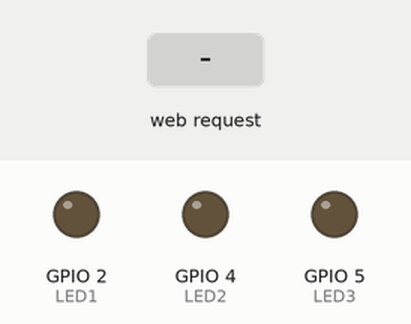
This sketch was run on a simulated ESP32. Parts: output pins drawn as LEDs (lit = HIGH). The test bench sets the inputs (shaded band). What the sketch prints to the serial monitor is not drawn.

Above: at 1.2 s.
1.3 s: HTTP request GET /set?b1=1 received
At 2.5 s:
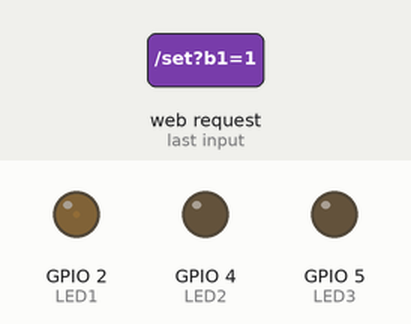
2.8 s: HTTP request GET /set?b1=120 received
At 3.6 s:
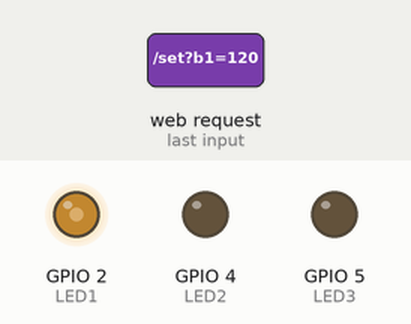
4.3 s: HTTP request GET /set?b2=1 received
At 4.8 s:
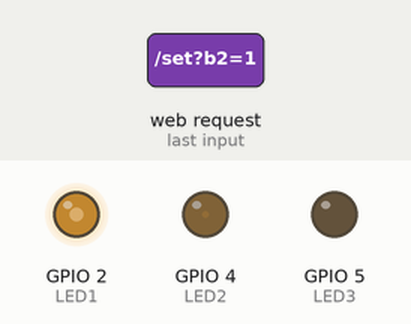
5.8 s: HTTP request GET /set?b1=0 received
At 7.0 s:
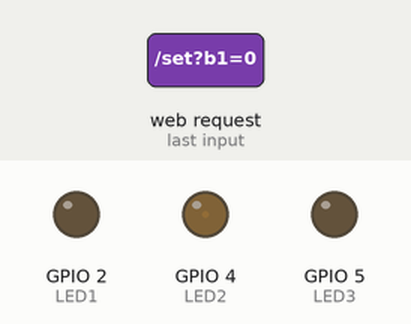
7.3 s: HTTP request GET /set?b2=120 received
At 8.3 s:
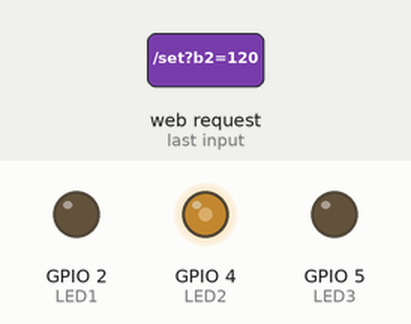
8.8 s: HTTP request GET /set?b3=1 received
At 9.4 s:
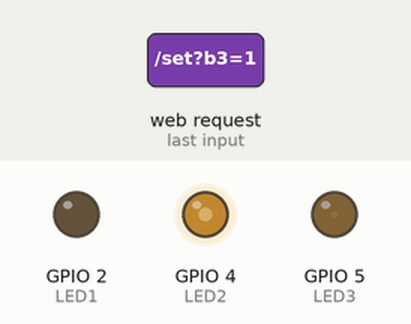
Timing chart, 0 to 11.3 s (numbered marks = the images above; inputs shaded):
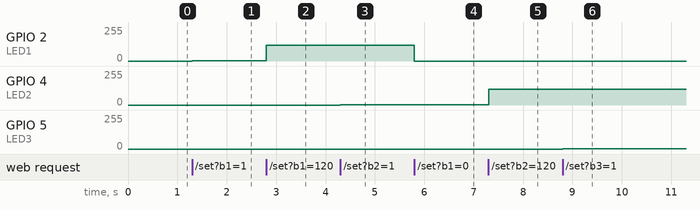

The sketch:

ex07.ino
```cpp
#include <WiFi.h>
#include <WebServer.h>

const char* ap_ssid = "ESP32-dai";
const char* ap_pass = "12345678";

// 三路LED引脚 2、4、5
const int LED1 = 2;
const int LED2 = 4;
const int LED3 = 5;

int bri1 = 0, bri2 = 0, bri3 = 0;
WebServer server(80);

String makeHtml()
{
  String html = R"rawliteral(
<!DOCTYPE html>
<html lang="zh-CN">
<head>
<meta charset="UTF-8">
<meta name="viewport" content="width=device-width, initial-scale=1.0">
<title>三路顺滑调光</title>
<style>
body{background:#111;color:#fff;font-family:Arial;text-align:center;padding-top:50px;}
.box{max-width:520px;margin:0 auto;padding:30px 20px;background:#222;border-radius:16px;}
.line{margin:24px 0;}
label{font-size:19px;display:block;margin-bottom:10px;}
.val{font-size:22px;color:#ffd840;margin:6px 0;}
input[type=range]{width:100%;height:12px;}
</style>
</head>
<body>
<div class="box">
<h1>三路LED独立调光</h1>

<div class="line">
  <label>LED1 GPIO2</label>
  <div class="val">亮度：<span id="v1">0</span></div>
  <input type="range" id="s1" min="0" max="255" value="0">
</div>

<div class="line">
  <label>LED2 GPIO4</label>
  <div class="val">亮度：<span id="v2">0</span></div>
  <input type="range" id="s2" min="0" max="255" value="0">
</div>

<div class="line">
  <label>LED3 GPIO5</label>
  <div class="val">亮度：<span id="v3">0</span></div>
  <input type="range" id="s3" min="0" max="255" value="0">
</div>
</div>

<script>
const s1 = document.getElementById("s1");
const s2 = document.getElementById("s2");
const s3 = document.getElementById("s3");
const v1 = document.getElementById("v1");
const v2 = document.getElementById("v2");
const v3 = document.getElementById("v3");

// 节流防抖变量：限制100ms仅发送一次请求
let timer = null;
function sendLight(){
  // 清除上一次延时，避免重复发送
  clearTimeout(timer);
  timer = setTimeout(()=>{
    let a = s1.value, b = s2.value, c = s3.value;
    v1.innerText = a;
    v2.innerText = b;
    v3.innerText = c;
    // 异步发送亮度
    fetch(`/set?b1=${a}&b2=${b}&b3=${c}`);
  },100);
}

// 所有滑块共用同一个节流函数
s1.oninput = sendLight;
s2.oninput = sendLight;
s3.oninput = sendLight;
</script>
</body>
</html>
)rawliteral";
  return html;
}

void handleRoot()
{
  server.send(200, "text/html;charset=UTF-8", makeHtml());
}

void handleSet()
{
  // 读取亮度参数
  if(server.hasArg("b1")) bri1 = server.arg("b1").toInt();
  if(server.hasArg("b2")) bri2 = server.arg("b2").toInt();
  if(server.hasArg("b3")) bri3 = server.arg("b3").toInt();

  bri1 = constrain(bri1,0,255);
  bri2 = constrain(bri2,0,255);
  bri3 = constrain(bri3,0,255);

  analogWrite(LED1, bri1);
  analogWrite(LED2, bri2);
  analogWrite(LED3, bri3);

  // 快速返回，不要加串口打印拖慢响应
  server.send(200, "text/plain", "");
}

void setup()
{
  Serial.begin(115200);
  pinMode(LED1, OUTPUT);
  pinMode(LED2, OUTPUT);
  pinMode(LED3, OUTPUT);
  analogWrite(LED1,0);
  analogWrite(LED2,0);
  analogWrite(LED3,0);

  WiFi.mode(WIFI_AP);
  WiFi.softAP(ap_ssid, ap_pass);

  Serial.print("热点：");Serial.println(ap_ssid);
  Serial.print("密码：");Serial.println(ap_pass);
  Serial.print("IP：");Serial.println(WiFi.softAPIP());

  server.on("/", handleRoot);
  server.on("/set", handleSet);
  server.begin();
}

void loop()
{
  server.handleClient();
}
```

Measured:
- after the input at 1.3 s, GPIO 2 (LED1): 0/255 → 1/255 at once
- after the input at 2.8 s, GPIO 2 (LED1): 1/255 → 120/255 at once
- after the input at 4.3 s, GPIO 4 (LED2): 0/255 → 1/255 at once
- after the input at 5.8 s, GPIO 2 (LED1): 120/255 → 0/255 at once
- after the input at 7.3 s, GPIO 4 (LED2): 1/255 → 120/255 at once
- after the input at 8.8 s, GPIO 5 (LED3): 0/255 → 1/255 at once
